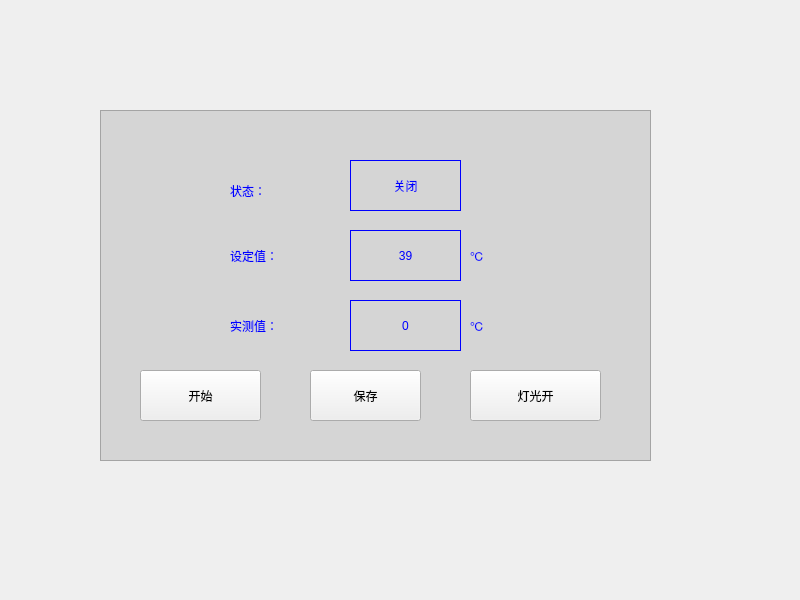
<?xml version="1.0" encoding="UTF-8"?>
<ui version="4.0">
 <class>Widget</class>
 <widget class="QWidget" name="Widget">
  <property name="geometry">
   <rect>
    <x>0</x>
    <y>0</y>
    <width>800</width>
    <height>600</height>
   </rect>
  </property>
  <property name="windowTitle">
   <string>Widget</string>
  </property>
  <widget class="QLabel" name="label">
   <property name="geometry">
    <rect>
     <x>230</x>
     <y>170</y>
     <width>71</width>
     <height>41</height>
    </rect>
   </property>
   <property name="styleSheet">
    <string notr="true">color: rgb(0, 0, 255);
font: 16pt &quot;微软雅黑&quot;;</string>
   </property>
   <property name="text">
    <string>状态：</string>
   </property>
   <property name="textFormat">
    <enum>Qt::AutoText</enum>
   </property>
  </widget>
  <widget class="QLabel" name="label_2">
   <property name="geometry">
    <rect>
     <x>230</x>
     <y>230</y>
     <width>91</width>
     <height>51</height>
    </rect>
   </property>
   <property name="styleSheet">
    <string notr="true">font: 16pt &quot;微软雅黑&quot;;
color: rgb(0, 0, 255);</string>
   </property>
   <property name="text">
    <string>设定值：</string>
   </property>
   <property name="textFormat">
    <enum>Qt::AutoText</enum>
   </property>
  </widget>
  <widget class="QLabel" name="label_3">
   <property name="geometry">
    <rect>
     <x>230</x>
     <y>300</y>
     <width>91</width>
     <height>51</height>
    </rect>
   </property>
   <property name="styleSheet">
    <string notr="true">font: 16pt &quot;微软雅黑&quot;;
color: rgb(0, 0, 255);</string>
   </property>
   <property name="text">
    <string>实测值：</string>
   </property>
   <property name="textFormat">
    <enum>Qt::AutoText</enum>
   </property>
  </widget>
  <widget class="QPushButton" name="button_1">
   <property name="geometry">
    <rect>
     <x>140</x>
     <y>370</y>
     <width>121</width>
     <height>51</height>
    </rect>
   </property>
   <property name="styleSheet">
    <string notr="true">
font: 16pt &quot;黑体&quot;;</string>
   </property>
   <property name="text">
    <string>开始</string>
   </property>
   <property name="checkable">
    <bool>true</bool>
   </property>
   <property name="autoExclusive">
    <bool>true</bool>
   </property>
   <property name="autoDefault">
    <bool>false</bool>
   </property>
  </widget>
  <widget class="QPushButton" name="pushButton_2">
   <property name="geometry">
    <rect>
     <x>310</x>
     <y>370</y>
     <width>111</width>
     <height>51</height>
    </rect>
   </property>
   <property name="styleSheet">
    <string notr="true">font: 16pt &quot;黑体&quot;;</string>
   </property>
   <property name="text">
    <string>保存</string>
   </property>
   <property name="autoDefault">
    <bool>false</bool>
   </property>
  </widget>
  <widget class="QPushButton" name="pushButton_3">
   <property name="geometry">
    <rect>
     <x>470</x>
     <y>370</y>
     <width>131</width>
     <height>51</height>
    </rect>
   </property>
   <property name="styleSheet">
    <string notr="true">font: 16pt &quot;黑体&quot;;</string>
   </property>
   <property name="text">
    <string>灯光开</string>
   </property>
   <property name="checkable">
    <bool>true</bool>
   </property>
   <property name="autoDefault">
    <bool>false</bool>
   </property>
  </widget>
  <widget class="QLabel" name="label_4">
   <property name="geometry">
    <rect>
     <x>350</x>
     <y>160</y>
     <width>111</width>
     <height>51</height>
    </rect>
   </property>
   <property name="styleSheet">
    <string notr="true">color: rgb(0, 0, 255);
font: 16pt &quot;微软雅黑&quot;;</string>
   </property>
   <property name="frameShape">
    <enum>QFrame::Box</enum>
   </property>
   <property name="text">
    <string>关闭</string>
   </property>
   <property name="textFormat">
    <enum>Qt::AutoText</enum>
   </property>
   <property name="scaledContents">
    <bool>false</bool>
   </property>
   <property name="alignment">
    <set>Qt::AlignCenter</set>
   </property>
   <property name="textInteractionFlags">
    <set>Qt::LinksAccessibleByMouse</set>
   </property>
  </widget>
  <widget class="QTextBrowser" name="textBrowser">
   <property name="geometry">
    <rect>
     <x>100</x>
     <y>110</y>
     <width>551</width>
     <height>351</height>
    </rect>
   </property>
   <property name="styleSheet">
    <string notr="true">background-color: rgb(213, 213, 213);</string>
   </property>
  </widget>
  <widget class="QLabel" name="label_5">
   <property name="geometry">
    <rect>
     <x>350</x>
     <y>230</y>
     <width>111</width>
     <height>51</height>
    </rect>
   </property>
   <property name="styleSheet">
    <string notr="true">color: rgb(0, 0, 255);
font: 16pt &quot;微软雅黑&quot;;</string>
   </property>
   <property name="frameShape">
    <enum>QFrame::Box</enum>
   </property>
   <property name="text">
    <string>39</string>
   </property>
   <property name="textFormat">
    <enum>Qt::AutoText</enum>
   </property>
   <property name="alignment">
    <set>Qt::AlignCenter</set>
   </property>
  </widget>
  <widget class="QLabel" name="label_6">
   <property name="geometry">
    <rect>
     <x>470</x>
     <y>230</y>
     <width>41</width>
     <height>51</height>
    </rect>
   </property>
   <property name="styleSheet">
    <string notr="true">font: 16pt &quot;微软雅黑&quot;;
color: rgb(0, 0, 255);</string>
   </property>
   <property name="text">
    <string>℃</string>
   </property>
   <property name="textFormat">
    <enum>Qt::AutoText</enum>
   </property>
  </widget>
  <widget class="QLabel" name="label_7">
   <property name="geometry">
    <rect>
     <x>470</x>
     <y>300</y>
     <width>31</width>
     <height>51</height>
    </rect>
   </property>
   <property name="styleSheet">
    <string notr="true">font: 16pt &quot;微软雅黑&quot;;
color: rgb(0, 0, 255);</string>
   </property>
   <property name="text">
    <string>℃</string>
   </property>
   <property name="textFormat">
    <enum>Qt::AutoText</enum>
   </property>
  </widget>
  <widget class="QLabel" name="label_8">
   <property name="geometry">
    <rect>
     <x>350</x>
     <y>300</y>
     <width>111</width>
     <height>51</height>
    </rect>
   </property>
   <property name="styleSheet">
    <string notr="true">color: rgb(0, 0, 255);
font: 16pt &quot;微软雅黑&quot;;</string>
   </property>
   <property name="frameShape">
    <enum>QFrame::Box</enum>
   </property>
   <property name="frameShadow">
    <enum>QFrame::Plain</enum>
   </property>
   <property name="text">
    <string>0</string>
   </property>
   <property name="textFormat">
    <enum>Qt::AutoText</enum>
   </property>
   <property name="scaledContents">
    <bool>true</bool>
   </property>
   <property name="alignment">
    <set>Qt::AlignCenter</set>
   </property>
   <property name="buddy">
    <cstring></cstring>
   </property>
  </widget>
  <zorder>textBrowser</zorder>
  <zorder>label_3</zorder>
  <zorder>button_1</zorder>
  <zorder>pushButton_2</zorder>
  <zorder>pushButton_3</zorder>
  <zorder>label_4</zorder>
  <zorder>label</zorder>
  <zorder>label_2</zorder>
  <zorder>label_5</zorder>
  <zorder>label_6</zorder>
  <zorder>label_7</zorder>
  <zorder>label_8</zorder>
 </widget>
 <resources/>
 <connections/>
</ui>
